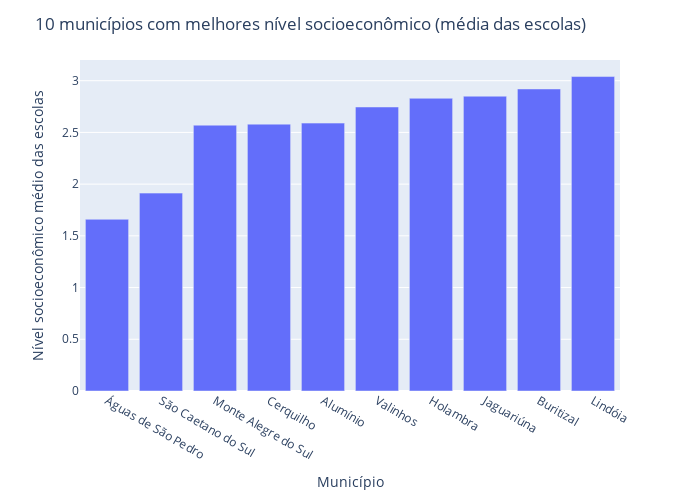

The cell this chart's notebook holds for it:
### Code cell
#plotagem do gráfico de barra dos 10 melhores INSE com Plotly
fig = px.bar(df2,
             x='name', y="nivel_socio_economico", height=500, width=700,
             barmode='stack', labels={"name": "Nome", 'nivel_socio_economico':"Nível socioeconômico "})
fig.update_layout(title = '10 municípios com melhores nível socioeconômico (média das escolas)')
fig.update_xaxes(title = 'Município')
fig.update_yaxes(title = 'Nível socioeconômico médio das escolas')
fig.show()

### Figure 1 — Plotly figure (JSON) as saved in the notebook; plotly's stock layout.template omitted (floating-point values rounded to 4 significant figures)
{"data": [{"alignmentgroup": "True", "hovertemplate": "Nome=%{x}<br>Nível socioeconômico =%{y}<extra></extra>", "legendgroup": "", "marker": {"color": "#636efa", "pattern": {"shape": ""}}, "name": "", "offsetgroup": "", "orientation": "v", "showlegend": false, "textposition": "auto", "type": "bar", "x": ["Águas de São Pedro", "São Caetano do Sul", "Monte Alegre do Sul", "Cerquilho", "Alumínio", "Valinhos", "Holambra", "Jaguariúna", "Buritizal", "Lindóia"], "xaxis": "x", "y": [1.66, 1.913, 2.57, 2.58, 2.59, 2.746, 2.83, 2.85, 2.92, 3.04], "yaxis": "y"}], "layout": {"barmode": "stack", "height": 500, "legend": {"tracegroupgap": 0}, "margin": {"t": 60}, "title": {"text": "10 municípios com melhores nível socioeconômico (média das escolas)"}, "width": 700, "xaxis": {"anchor": "y", "domain": [0, 1], "title": {"text": "Município"}}, "yaxis": {"anchor": "x", "domain": [0, 1], "title": {"text": "Nível socioeconômico médio das escolas"}}}}
